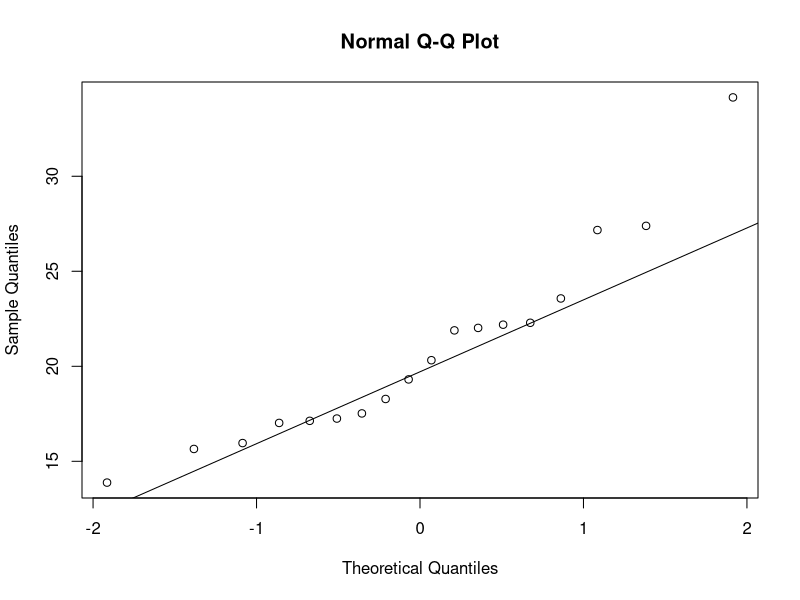
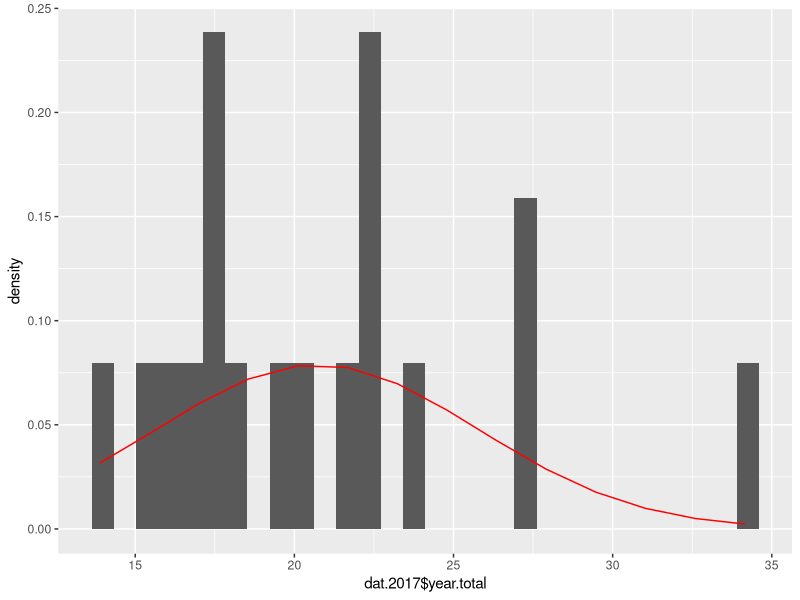
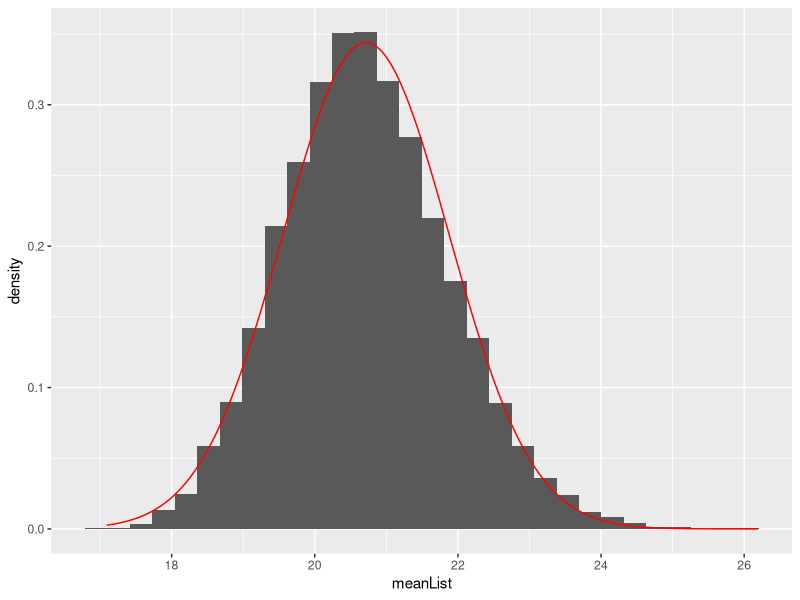

Recreate these plots in R, in order.
## ---- chunk 1
knitr::opts_chunk$set(echo = TRUE)
library(tidyverse)
library(knitr)
library(stringr)
library(MASS)
## ---- chunk 2
dat<-read.csv("precipitation_boulder.csv",stringsAsFactors = FALSE)
# Change all characters in the variable names to lower case.
names(dat)<-str_to_lower(names(dat))

# function to return TRUE if a string vector x contains any entries with an "*".
any_stars<-function(x){
  sum(str_detect(x,"\\*"))>0
}

# Identify the rows in the data with at least 1 "*".
iffy<-apply(dat,1,any_stars)

# Replace "Tr" with "0"
dat<-mutate_all(dat,str_replace,"Tr","0")
dat<-mutate_all(dat,str_replace_all,"\\*","")
dat<-mutate_all(dat,as.numeric)
#dat$year[iffy]
dat.trim<-dat[!iffy,]

#retrieve the 1900-1950 years
dat.1950<-filter(dat.trim, dat.trim$year <= 1950)
dat.1950<-filter(dat.1950, dat.1950$year >= 1900)

#retrieve the 2000-2017
dat.2017<-filter(dat.trim, dat.trim$year <= 2017)
dat.2017<-filter(dat.2017, dat.2017$year >= 2000)

#get mean and sd from 1900-1950 data
mean.total.1950 <- mean(dat.1950$year.total)
sd.total.1950 <- sd(dat.1950$year.total)

#get mean and sd from 2000-2017 data
mean.total.2017 <- mean(dat.2017$year.total)
sd.total.2017 <- sd(dat.2017$year.total)
## ---- chunk 3
#graph the normal distribution 

qqnorm(dat.2017$year.total)
qqline(dat.2017$year.total)

#S-Shape in the qqnorm plot shows non-normailty of our data!

## ---- chunk 4
n = nrow(dat.2017)
sigma = sqrt(4) #Use variance to find sd
sem = sigma/sqrt(n) #Standard error of the mean

#Using .975 as 95% confidence level implies the 97.5th percentile of the normal dist. at the upper tail
E = qnorm(.975)*sem; #Margin of Error
xbar = mean(dat.2017$year.total)
cat("Margin of Error: ", E, "\n")
cat("Sample mean: ", xbar, "\n")
cat("Confidence Interval: ", xbar + c(-E, E), "\n\n")

#An easier, built-in solution:
library(TeachingDemos)
z.test(dat.2017$year.total, sd = sigma)
## ---- chunk 5

n = nrow(dat.2017)
xbar2 = 18.5 #Given mean
sampleSD = sd(dat.2017$year.total) #Sample Mean
sampleMean <- mean(dat.2017$year.total)#Sample Standard Deviation
SE = sampleSD/sqrt(n) #Standard Error Estimate
cat("Standard Error Estimate: ", SE, "\n")

E = qt(.975, df = n-1)*SE #Margin of Error
cat("Margin of Error: ", E, "\n")
cat("Sample SD: ", sampleSD, "\n")
cat("Confidence Interval: ", sampleMean+c(-E, E), "\n\n")

#An easier, built-in solution, indicates that 18.5 is not the true mean:
t.test(dat.2017$year.total, mu = xbar2, conf.level = 0.95)

## ---- chunk 6
#Plotting annual precipitation values for 2000-2017 to assess for normality:
frame2017 <- data.frame(dat.2017$year.total)
mean <- mean(dat.2017$year.total)
sd <- sd(dat.2017$year.total)

g <- ggplot(frame2017)+geom_histogram(aes(x = dat.2017$year.total, y = ..density..))+
  stat_function(fun = dnorm, n = length(dat.2017), args = list(mean = mean, sd = sd), color = "red")
g

#Draw 10,000 samples of size 18 from annual precipitation values in 2000-2017
nSamples <- 10000
listSamples <- lapply(1:nSamples, function(x) sample(dat.2017$year.total, size = 18, replace = TRUE))

grabMeans <- function(x){
  sampleMean <- mean(x)
  return (sampleMean)
  
}

meanList <- sapply(listSamples, grabMeans)
meanFrame <- data.frame(meanList)

#Plot means
g1 <- ggplot(meanFrame)+geom_histogram(aes(x = meanList, y= ..density..))+stat_function(fun = dnorm, n = length(meanList), args = list(mean = mean(meanList), sd = sd(meanList)), color = "red")
g1
## ---- chunk 7

  #Use quantile method from the book (pg 62):
  cat("Bootstrapped interval: ", quantile(meanList, c(0.025, 0.975)), "\n")
  cat("Sample mean of the list of means: ", mean(meanList), "\n")
